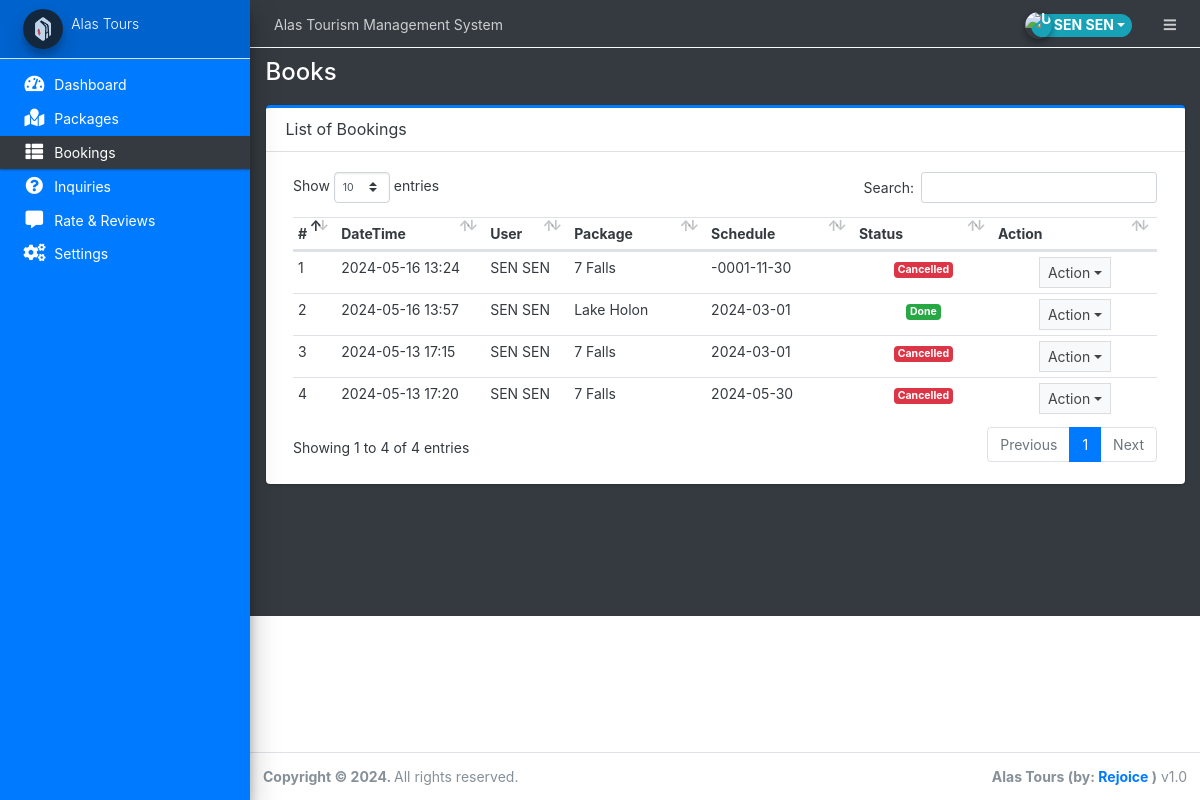
The app's page /admin/?page=books (signed in) with its own data.
### tables this page shows
CREATE TABLE `book_list` (
  `id` int(30) NOT NULL,
  `user_id` int(30) NOT NULL,
  `package_id` int(30) NOT NULL,
  `status` tinyint(4) NOT NULL DEFAULT 0 COMMENT '0=pending,1=confirm, 2=cancelled\r\n',
  `schedule` date DEFAULT NULL,
  `date_created` datetime NOT NULL DEFAULT current_timestamp()
);

CREATE TABLE `packages` (
  `id` int(30) NOT NULL,
  `title` text DEFAULT NULL,
  `tour_location` text DEFAULT NULL,
  `cost` double NOT NULL,
  `description` text DEFAULT NULL,
  `upload_path` text DEFAULT NULL,
  `status` tinyint(4) NOT NULL DEFAULT 1 COMMENT '1 =active ,2 = Inactive',
  `date_created` datetime NOT NULL DEFAULT current_timestamp()
);

### admin/books/index.php (the view, shortened to what this page needs)
<div class="card card-outline card-primary">
	<div class="card-header">
		<h3 class="card-title">List of Bookings</h3>
	</div>
	<div class="card-body">
        <div class="container-fluid">
        <table class="table table-stripped text-dark">
            <colgroup>
                <col width="5%">
                <col width="10">
                <col width="15">
                <col width="25">
                <col width="20">
                <col width="5">
                <col width="5">
            </colgroup>
            <thead>
                <tr>
                    <th>#</th>
                    <th>DateTime</th>
                    <th>User</th>
                    <th>Package</th>
                    <th>Schedule</th>
                    <th>Status</th>
                    <th>Action</th>
                </tr>
            </thead>
            <tbody>
                <?php
                $i=1;
                    $qry = $conn->query("SELECT b.*,p.title,concat(u.firstname,' ',u.lastname) as name FROM book_list b inner join `packages` p on p.id = b.package_id inner join users u on u.id = b.user_id order by date(b.date_created) desc ");
                    while($row= $qry->fetch_assoc()):
                ?>
                    <tr>
                        <td><?php echo $i++ ?></td>
                        <td><?php echo date("Y-m-d H:i",strtotime($row['date_created'])) ?></td>
                        <td><?php echo $row['name'] ?></td>
                        <td><?php echo $row['title'] ?></td>
                        <td><?php echo date("Y-m-d",strtotime($row['schedule'])) ?></td>
                        <td class="text-center">
                            <?php if($row['status'] == 0): ?>
                                <span class="badge badge-warning">Pending</span>
                            <?php elseif($row['status'] == 1): ?>
                                <span class="badge badge-primary">Confirmed</span>
                            <?php elseif($row['status'] == 2): ?>
                                <span class="badge badge-danger">Cancelled</span>
                            <?php elseif($row['status'] == 3): ?>
                                <span class="badge badge-success">Done</span>
                            <?php endif; ?>
                        </td>
                        <td align="center">
                                <button type="button" class="btn btn-flat btn-default btn-sm dropdown-toggle dropdown-icon" data-toggle="dropdown">
                                    Action
                                </button>
                        </td>
                    </tr>
                <?php endwhile; ?>
            </tbody>
        </table>
		</div>
	</div>
</div>

### records on screen
book_list: date_created "2024-05-16 13:24", name "SEN SEN", package.title "7 Falls", schedule "-0001-11-30", status "Cancelled"
book_list: date_created "2024-05-16 13:57", name "SEN SEN", package.title "Lake Holon", schedule "2024-03-01", status "Done"
book_list: date_created "2024-05-13 17:15", name "SEN SEN", package.title "7 Falls", schedule "2024-03-01", status "Cancelled"
book_list: date_created "2024-05-13 17:20", name "SEN SEN", package.title "7 Falls", schedule "2024-05-30", status "Cancelled"

### other values on screen
$_settings->info('name') "Alas Tourism Management System"
$_settings->userdata('firstname').' '.$_settings->userdata('lastname') "SEN SEN"
$_settings->info('short_name') "Alas Tours"
str_replace(array("/","_"), " ",$page) "Books"
